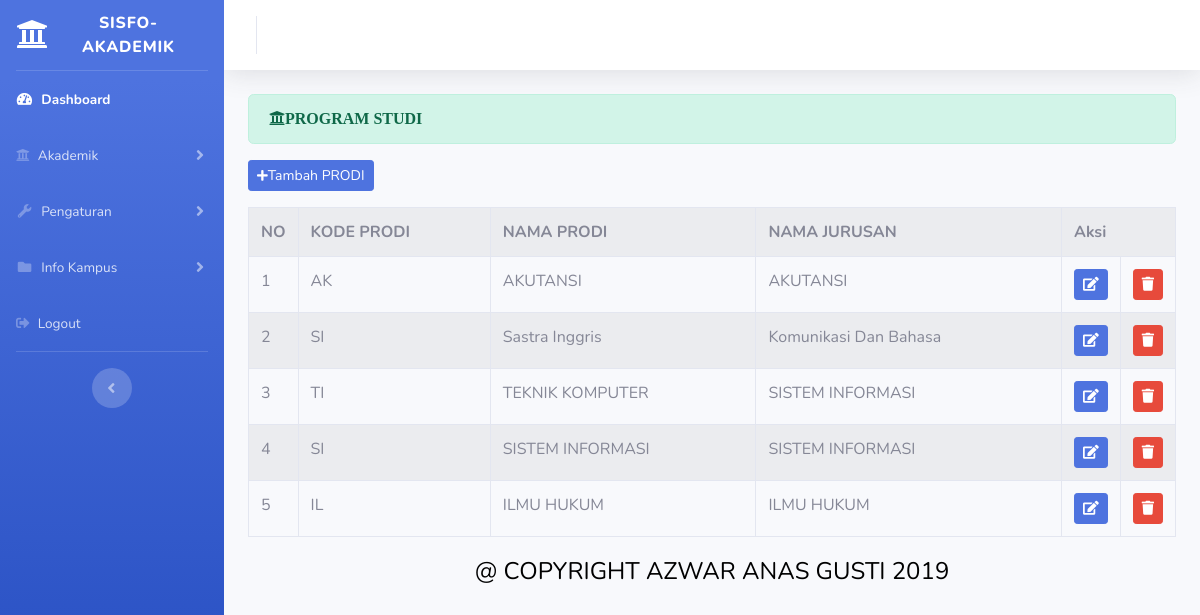
The app's page /index.php/administrator/prodi with its own data.
### tables this page shows
CREATE TABLE `prodi` (
  `id_prodi` int(11) NOT NULL,
  `kode_prodi` varchar(20) NOT NULL,
  `nama_prodi` varchar(25) NOT NULL,
  `nama_jurusan` varchar(25) NOT NULL
);

### application/controllers/administrator/prodi.php (called while the page is built, shortened)
<?php
class Prodi extends CI_Controller{
	public function index()
	{
		$data['prodi']  = $this->prodi_model->tampil_data('prodi')->result();
		$this->load->view('templates_administrator/header');
		$this->load->view('templates_administrator/sidebar');
		$this->load->view('administrator/prodi',$data);
		$this->load->view('templates_administrator/footer');
	}
	}

### index.php (called while the page is built, shortened)
<?php
require_once BASEPATH.'core/CodeIgniter.php';

### application/models/prodi_model.php (called while the page is built, shortened)
<?php
class Prodi_model extends CI_Model
{
	public function tampil_data($table)
	{
        return $this->db->get($table);
	}
}

### application/views/administrator/prodi.php (the view, shortened to what this page needs)
<div class="container-fluid">
	 <div class="alert alert-success" role="alert">
   <i class="fas fa-university">PROGRAM STUDI </i>
       </div>
        <?php echo anchor('administrator/prodi/tambah_prodi','<button class="btn btn-sm btn-primary mb-3"><i class=" fas fa-plus fa-sm"></i>Tambah PRODI </button>') ?>
	 <table class="table table-bordered table-striped table-hover">
     <tr>
     	<th>NO</th>
     	<th>KODE PRODI</th>
        <th>NAMA PRODI</th>
        <th>NAMA JURUSAN</th>
        <th colspan="2">Aksi</th>
    </tr>
    <?php
    $no = 1;
    foreach ($prodi as $prd) : ?>
    	<tr>
    		<td width="20px"><?php echo $no++ ?></td>
    		<td><?php echo $prd->kode_prodi ?></td>
    		<td><?php echo $prd->nama_prodi ?></td>
    		<td><?php echo $prd->nama_jurusan ?></td>
    		<td width="20px"><?php echo anchor('administrator/prodi/update/'. $prd->id_prodi,'<div class="btn btn-sm btn-primary"><i class="fa fa-edit"></i></div>') ?></td>
    	    <td width="20px"><?php echo anchor('administrator/prodi/delete/'. $prd->id_prodi,'<div class="btn btn-sm btn-danger"><i class="fa fa-trash"></i></div>') ?></td>
    	</tr>
    	    <?php endforeach; ?>
</table>
</div>

### records on screen
prodi: kode_prodi "AK", nama_prodi "AKUTANSI", nama_jurusan "AKUTANSI"
prodi: kode_prodi "SI", nama_prodi "Sastra Inggris", nama_jurusan "Komunikasi Dan Bahasa"
prodi: kode_prodi "TI", nama_prodi "TEKNIK KOMPUTER", nama_jurusan "SISTEM INFORMASI"
prodi: kode_prodi "SI", nama_prodi "SISTEM INFORMASI", nama_jurusan "SISTEM INFORMASI"
prodi: kode_prodi "IL", nama_prodi "ILMU HUKUM", nama_jurusan "ILMU HUKUM"
